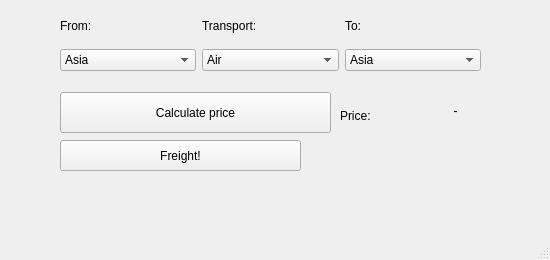
<?xml version="1.0" encoding="UTF-8"?>
<ui version="4.0">
 <class>MainWindow</class>
 <widget class="QMainWindow" name="MainWindow">
  <property name="geometry">
   <rect>
    <x>0</x>
    <y>0</y>
    <width>550</width>
    <height>260</height>
   </rect>
  </property>
  <property name="windowTitle">
   <string>MainWindow</string>
  </property>
  <widget class="QWidget" name="centralwidget">
   <widget class="QWidget" name="layoutWidget">
    <property name="geometry">
     <rect>
      <x>60</x>
      <y>10</y>
      <width>421</width>
      <height>31</height>
     </rect>
    </property>
    <layout class="QHBoxLayout" name="horizontalLayout_2">
     <item>
      <widget class="QLabel" name="label">
       <property name="text">
        <string>From:</string>
       </property>
      </widget>
     </item>
     <item>
      <widget class="QLabel" name="label_2">
       <property name="text">
        <string>Transport:</string>
       </property>
      </widget>
     </item>
     <item>
      <widget class="QLabel" name="label_3">
       <property name="text">
        <string>To:</string>
       </property>
      </widget>
     </item>
    </layout>
   </widget>
   <widget class="QLabel" name="price">
    <property name="geometry">
     <rect>
      <x>390</x>
      <y>100</y>
      <width>131</width>
      <height>21</height>
     </rect>
    </property>
    <property name="text">
     <string>-</string>
    </property>
    <property name="alignment">
     <set>Qt::AlignCenter</set>
    </property>
   </widget>
   <widget class="QLabel" name="freight_msg">
    <property name="geometry">
     <rect>
      <x>300</x>
      <y>140</y>
      <width>251</width>
      <height>21</height>
     </rect>
    </property>
    <property name="text">
     <string/>
    </property>
    <property name="alignment">
     <set>Qt::AlignCenter</set>
    </property>
   </widget>
   <widget class="QPushButton" name="FreightButton">
    <property name="geometry">
     <rect>
      <x>60</x>
      <y>140</y>
      <width>241</width>
      <height>31</height>
     </rect>
    </property>
    <property name="text">
     <string>Freight!</string>
    </property>
   </widget>
   <widget class="QWidget" name="layoutWidget">
    <property name="geometry">
     <rect>
      <x>60</x>
      <y>40</y>
      <width>421</width>
      <height>41</height>
     </rect>
    </property>
    <layout class="QHBoxLayout" name="horizontalLayout_4">
     <item>
      <widget class="QComboBox" name="comboBox">
       <item>
        <property name="text">
         <string>Asia</string>
        </property>
       </item>
       <item>
        <property name="text">
         <string>Europe</string>
        </property>
       </item>
       <item>
        <property name="text">
         <string>North America</string>
        </property>
       </item>
       <item>
        <property name="text">
         <string>South America </string>
        </property>
       </item>
       <item>
        <property name="text">
         <string>Africa</string>
        </property>
       </item>
       <item>
        <property name="text">
         <string>Australia</string>
        </property>
       </item>
      </widget>
     </item>
     <item>
      <widget class="QComboBox" name="comboBox_2">
       <item>
        <property name="text">
         <string>Air</string>
        </property>
       </item>
       <item>
        <property name="text">
         <string>Sea</string>
        </property>
       </item>
       <item>
        <property name="text">
         <string>Ground</string>
        </property>
       </item>
      </widget>
     </item>
     <item>
      <widget class="QComboBox" name="comboBox_3">
       <item>
        <property name="text">
         <string>Asia</string>
        </property>
       </item>
       <item>
        <property name="text">
         <string>Europe</string>
        </property>
       </item>
       <item>
        <property name="text">
         <string>North America</string>
        </property>
       </item>
       <item>
        <property name="text">
         <string>South America </string>
        </property>
       </item>
       <item>
        <property name="text">
         <string>Africa</string>
        </property>
       </item>
       <item>
        <property name="text">
         <string>Australia</string>
        </property>
       </item>
      </widget>
     </item>
    </layout>
   </widget>
   <widget class="QPushButton" name="CalculatePriceButton">
    <property name="geometry">
     <rect>
      <x>60</x>
      <y>92</y>
      <width>271</width>
      <height>41</height>
     </rect>
    </property>
    <property name="text">
     <string>Calculate price</string>
    </property>
   </widget>
   <widget class="QLabel" name="label_4">
    <property name="geometry">
     <rect>
      <x>340</x>
      <y>100</y>
      <width>41</width>
      <height>31</height>
     </rect>
    </property>
    <property name="text">
     <string>Price:</string>
    </property>
   </widget>
  </widget>
  <widget class="QMenuBar" name="menubar">
   <property name="geometry">
    <rect>
     <x>0</x>
     <y>0</y>
     <width>550</width>
     <height>21</height>
    </rect>
   </property>
  </widget>
  <widget class="QStatusBar" name="statusbar"/>
 </widget>
 <resources/>
 <connections/>
</ui>
